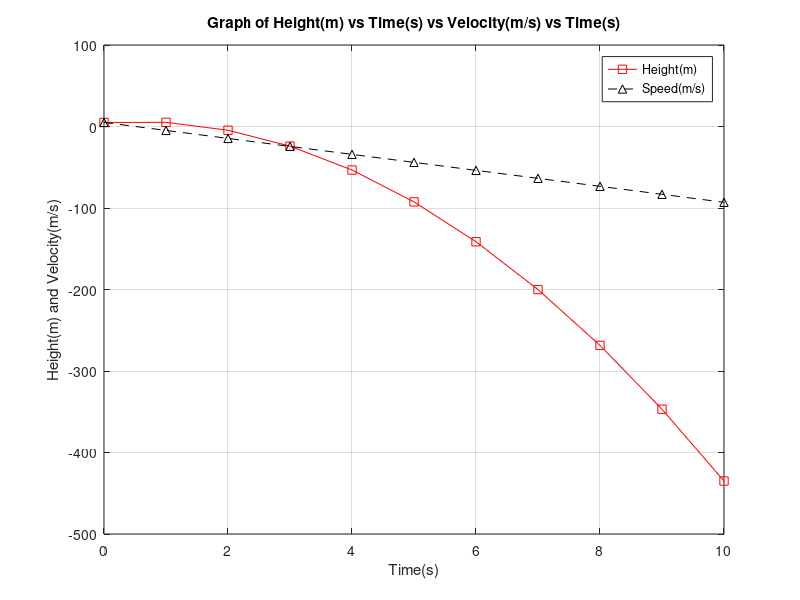

Write MATLAB code to recreate this figure.
%Assign values
g=-9.8;
t=0:1:10;%Can go to 100
%Get data from user 
h0=input('Enter initial height :');
v0=input('Enter velocity :');
%Use data to calculate the height
h=(0.5*g*t.^2)+(v0*t)+h0;
v=(g*t)+v0;
%Plot values onto the graph 
plot(t,h,"-rs");
hold on;
plot(t,v,"--k^");
hold off;
%Add grid, labels, title and legend
grid on;
title('Graph of Height(m) vs Time(s) vs Velocity(m/s) vs Time(s)');
xlabel('Time(s)');
ylabel('Height(m) and Velocity(m/s)');
legend('Height(m)','Speed(m/s)');
